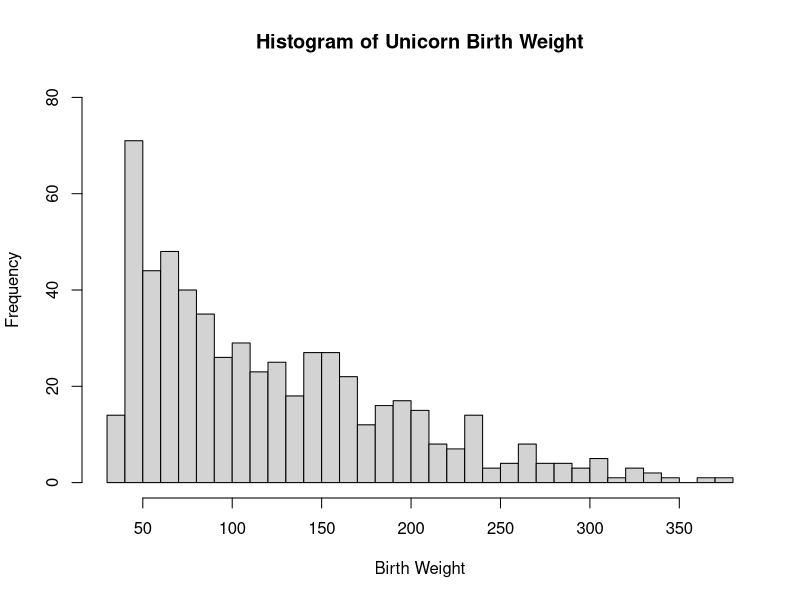
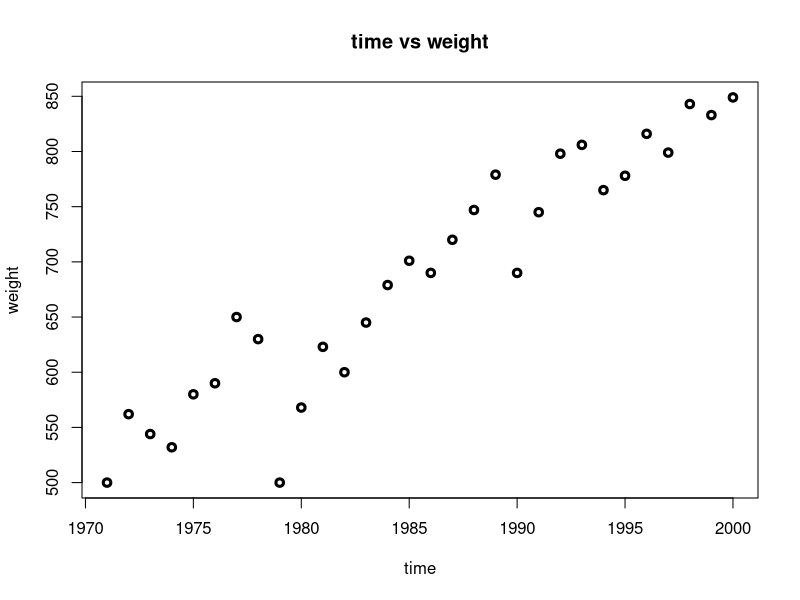
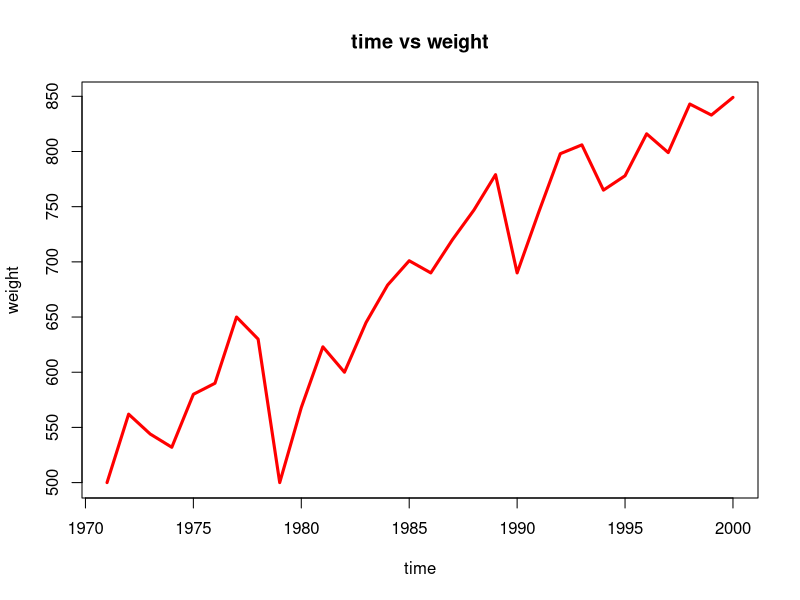
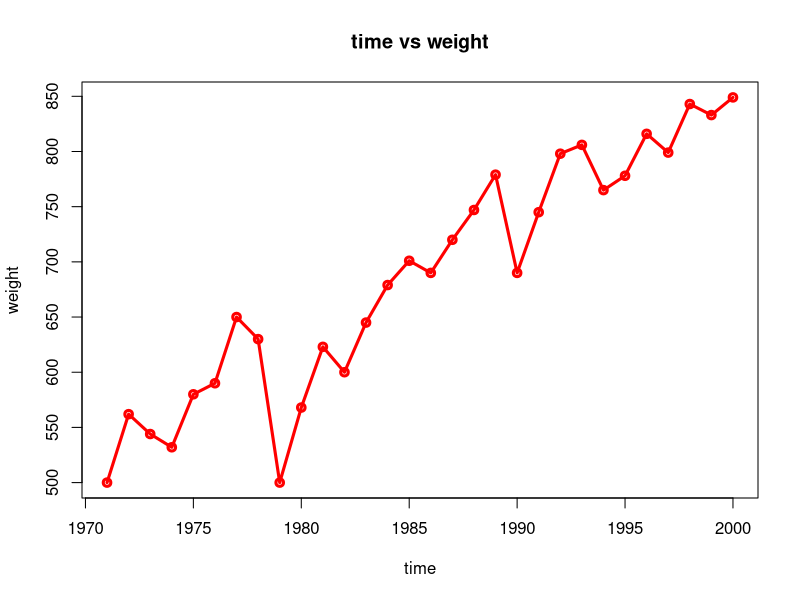
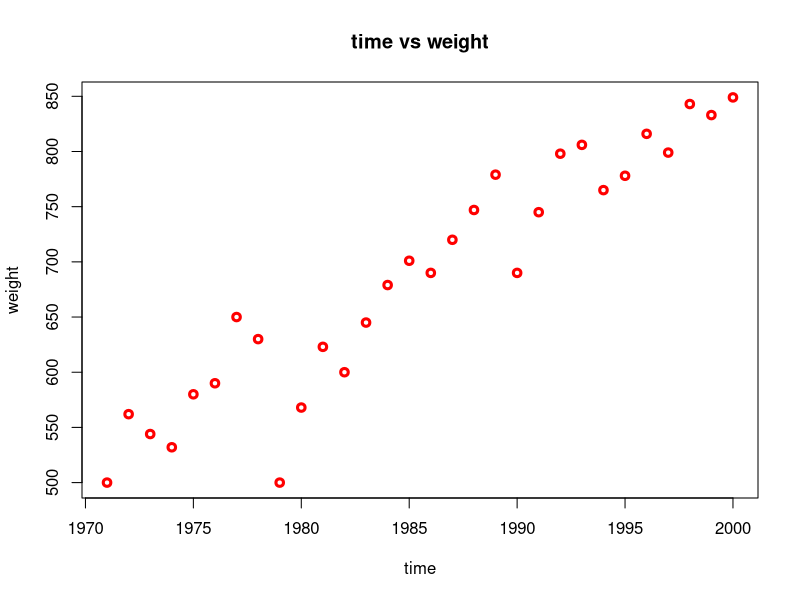
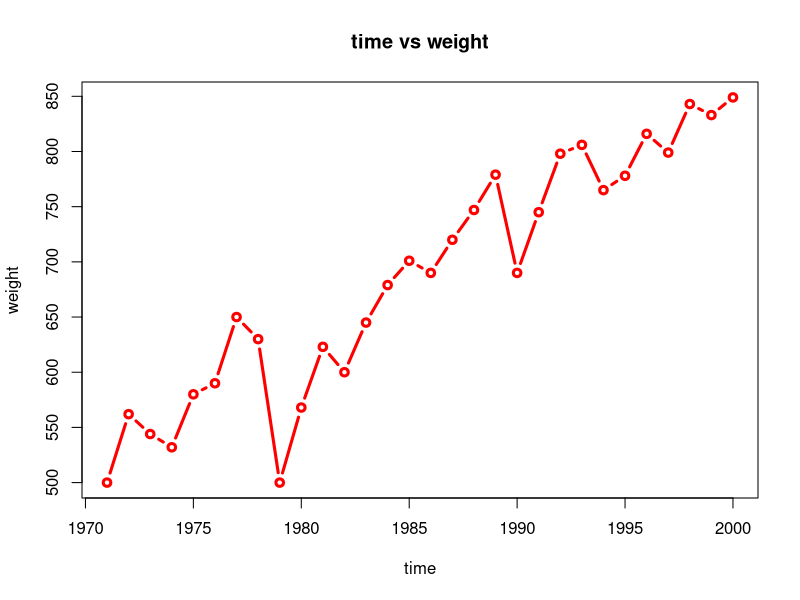
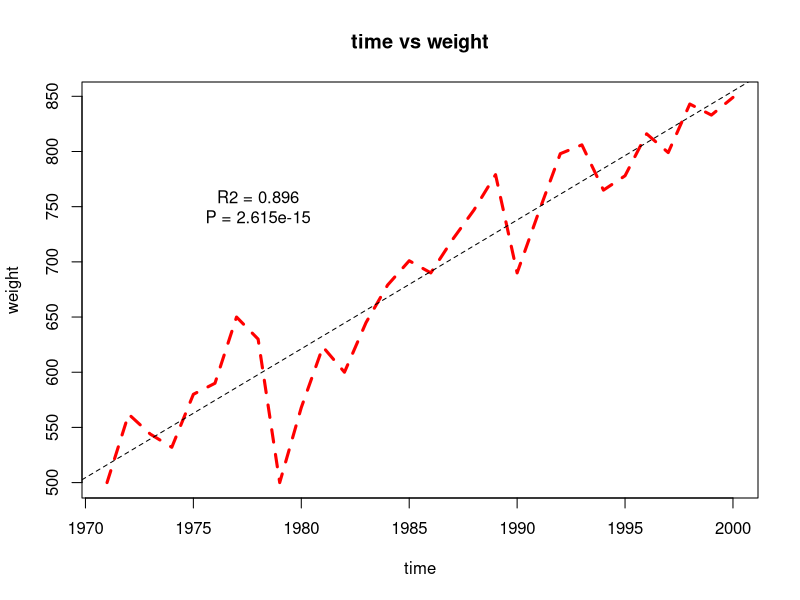
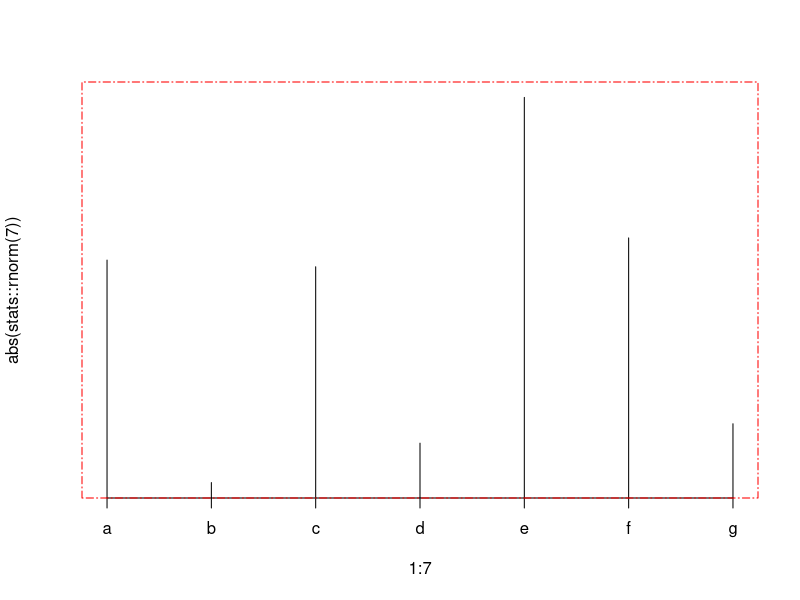

Write the R code that produced these figures, in order. (Note: this script raises an error after producing the figures.)
# base plot


mtcars
chickwts
library(data.table)
df <- ChickWeight
dt <- as.data.table(df)
dt
############################################### plot 2 ----
hist(dt$weight,
     breaks = 40,
     xlab = "Birth Weight",
     #ylab =
     main = "Histogram of Unicorn Birth Weight",
     ylim = c(0, 80))

     moomins <- read.table("Moomin Density.txt", header = TRUE) 
     
     plot(moomins$Year, moomins$PopSize, #type = 'l', col = "red",
     lwd = 3,
     xlab = "time",
     ylab = "weight",
     main = "time vs weight"
)
########################### plot 3----
plot(moomins$Year, moomins$PopSize,
     type = "l",
     col = "red",
     lwd = 3,
     xlab = "time",
     ylab = "weight",
     main = "time vs weight")

plot(moomins$Year, moomins$PopSize,
     type = 'o',
     col='red',
     lwd=3,
     xlab = "time",
     ylab = 'weight',
     main = "time vs weight"
     
)

plot(moomins$Year, moomins$PopSize,
     type = 'p',
     col='red',
     lwd=3,
     xlab = "time",
     ylab = 'weight',
     main = "time vs weight"
     
)

plot(moomins$Year, moomins$PopSize,
     type = 'b',
     col='red',
     lwd=3,
     xlab = "time",
     ylab = 'weight',
     main = "time vs weight"
     
)

plot(moomins$Year, moomins$PopSize,
     type = 'l',
     lty='dashed',
     col='red',
     lwd=3,
     xlab = "time",
     ylab = 'weight',
     main = "time vs weight"
     
)
fit1 <- lm (PopSize ~ Year, data = moomins)
abline(fit1, lty = "dashed")
#We can add some text to the plot giving
# the R2 value and the P value using "text" and specifying the x and y coordinates for the text.
text(x  =1978, y = 750,labels="R2 = 0.896\nP = 2.615e-15")


plot(1:7, abs(stats::rnorm(7)), type = "h", axes = FALSE)
axis(1, at = 1:7, labels = letters[1:7])
box(lty = '1373', col = 'red')

dt[, .(mean = mean(mpg)), by = .(mpg)]

mtcars %>% dplyr::select(mpg)

df <- as.data.table(mtcars)

